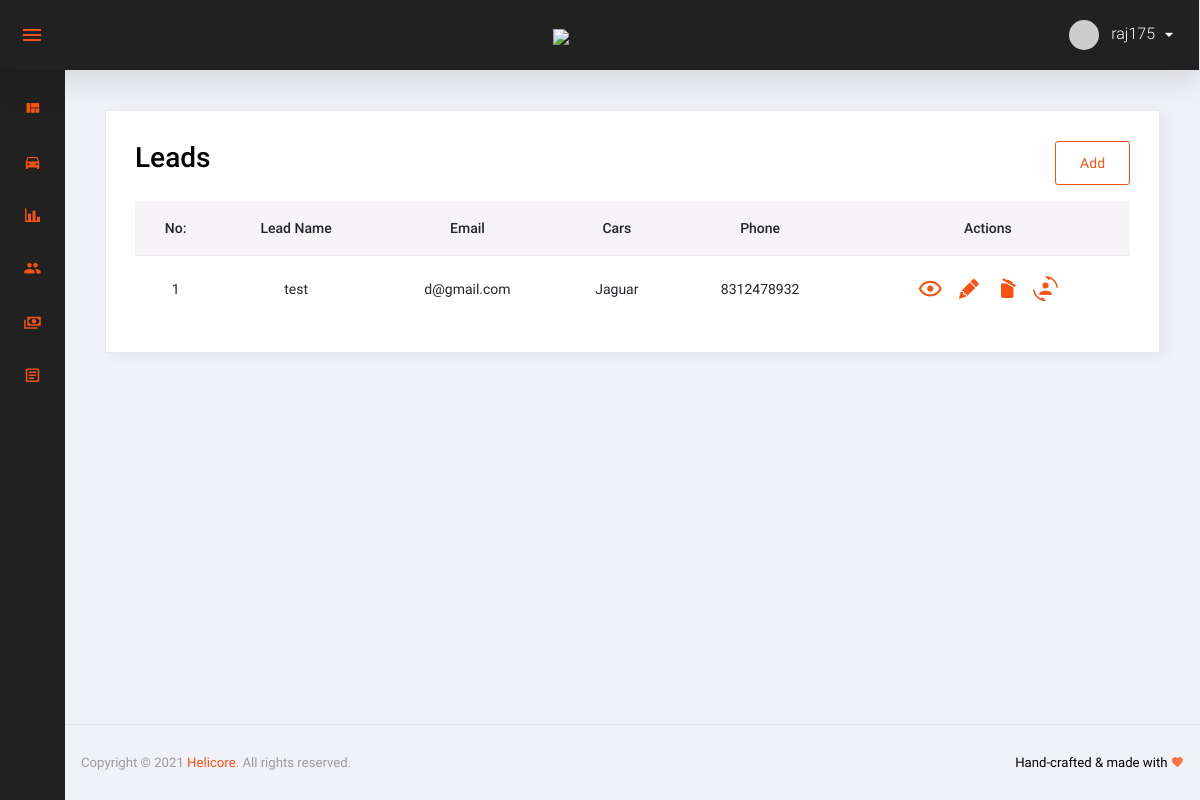
The page /lead_list/ (signed in) on the database as committed earlier.
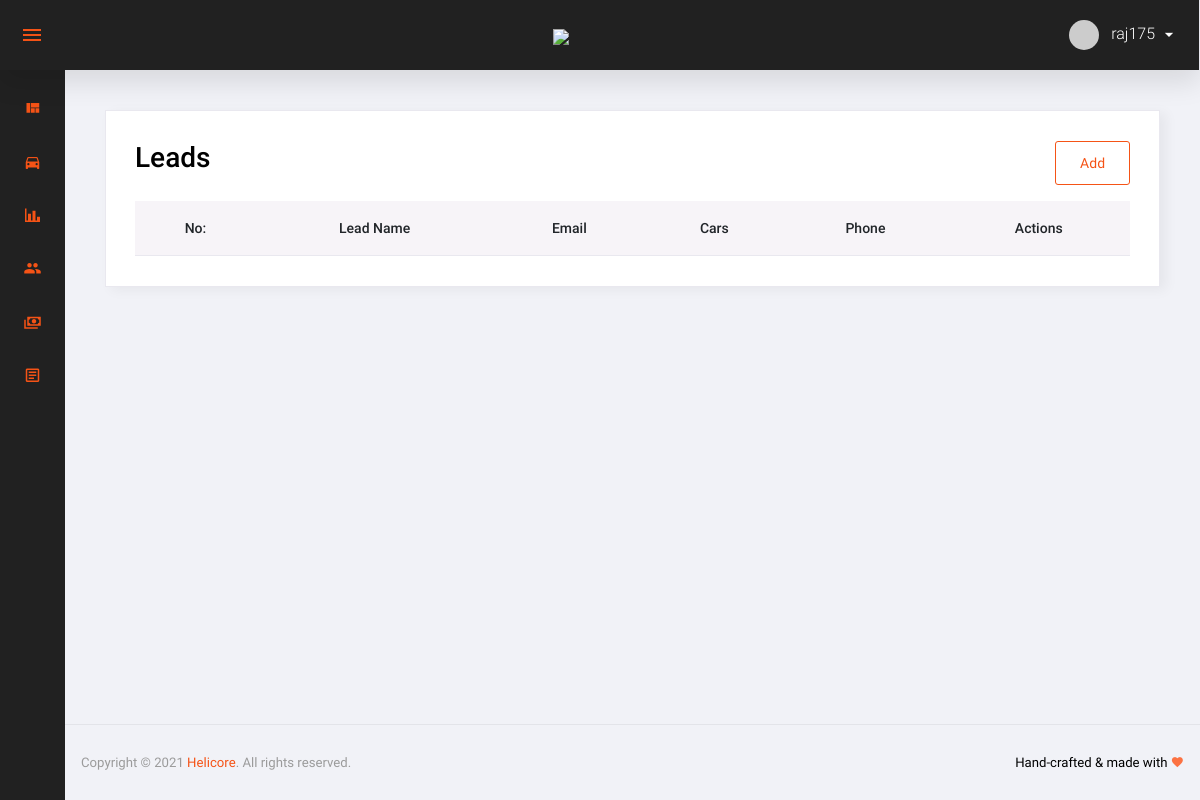
The same page on the database as committed later.
### app/models.py (models this page shows, shortened)
class LeadMaster(models.Model):
    LeadID = models.AutoField(primary_key=True)
    LeadName = models.CharField(max_length=255, null=False)
    LeadEmail = models.EmailField(max_length=255, blank=False)
    LeadAddress = models.CharField(max_length=255, blank=True, null=True)
    LeadMobile = models.BigIntegerField(blank=False)
    Choices = models.CharField(max_length=255, null=True, blank=True)
    OfferPrice = models.IntegerField(default='NULL')
    Comment = models.CharField(max_length=255, default='NULL')
    Payment = models.CharField(max_length=255, default='NULL')
    Date = models.DateField(null=True, blank=True)
    CreatedAt = models.DateTimeField(auto_now_add=True)
    ModifiedAt = models.DateTimeField(auto_now=True)
    IsActive = models.BooleanField(default=0)
    IsDelete = models.BooleanField(default=0)

### app/views.py (the view)
# urls.py: path('lead_list/', views.lead_list, name='lead_list'),
def lead_list(request):
    if 'login' in request.session:
        context = {}
        user = request.session['user_name']
        context['user'] = user
        lead = LeadMaster.objects.all()
        context['lead'] = lead
        return render(request, 'leads.html', context)
    else:
        return redirect('admin_login')

### app/templates/leads.html (shortened to what the changed rows need)
<!DOCTYPE html>
<html lang="en">
  <head>
    {% load static %}
    <link rel="stylesheet" href="../static/app/assets/mdi/css/materialdesignicons.min.css">
    <link rel="stylesheet" href="../static/app/assets/css/vendor.bundle.base.css">
    <link rel="stylesheet" href="../static/app/assets/datatables.net-bs4/dataTables.bootstrap4.css">
    <link rel="stylesheet" href="../static/app/assets/css/vertical-layout-light/style.css">
  </head>
  <body class="sidebar-icon-only">
    <div class="container-scroller">
      <div class="container-fluid page-body-wrapper">
        <div class="main-panel">
          <div class="content-wrapper">
            <div class="card">
              <div class="card-body">
                <div class="row">
                    <div class="col-12 ">
                      <div class="row">
                        <div class="col float-left">
                          <h2>Leads</h2>
                        </div>
                      </div>
                    </div>
                </div>
                <div class="row">
                  <div class="col-12">
                    <div class="table-responsive">
                      <table class="table text-center">
                        <thead>
                          <tr>
                              <th>No:</th>
                              <th>Lead Name</th>
                              <th>Email</th>
                              <th>Cars</th>
                              <th>Phone</th>
                              <th>Actions</th>
                          </tr>
                        </thead>
                        <tbody>
                          {% for x in lead reversed %}
                          <form method="post">
                          <tr>
                            <td>{{ forloop.counter }}</td>
                            <td>{{ x.LeadName }}</td>
                            <td>{{ x.LeadEmail }}</td>
                            <td>{{ x.Choices }}</td>
                            <td>{{ x.LeadMobile }}</td>
                            <td>
                              <a class="view-btn" href="{% url 'lead_view' x.LeadID %}"><i class="mdi mdi-eye-outline"></i></a>
                              <a class="edit-btn" href="{% url 'lead_update' x.LeadID %}"><i class="mdi mdi-lead-pencil"></i></a>
                              <a class="convert-btn" href="javascript:void(0)" onclick="myFunction('{{ x.LeadID }}')"><i class="mdi mdi-delete-empty"></i></a>
                              <a class="convert-btn" href="{% url 'invoice' x.LeadID %}"><i class="mdi mdi-account-convert"></i></a>
                            </td>
                          </tr>
                          </form>
                          {% endfor %}
                        </tbody>
                      </table>
                    </div>
                  </div>
                </div>
              </div>
            </div>
          </div>
        </div>
      </div>
    </div>
  </body>
</html>

Rows that differ between the two databases and show on the page:
removed LeadMaster: LeadName "test", LeadEmail "d@gmail.com", Choices "Jaguar", LeadMobile "8312478932"
